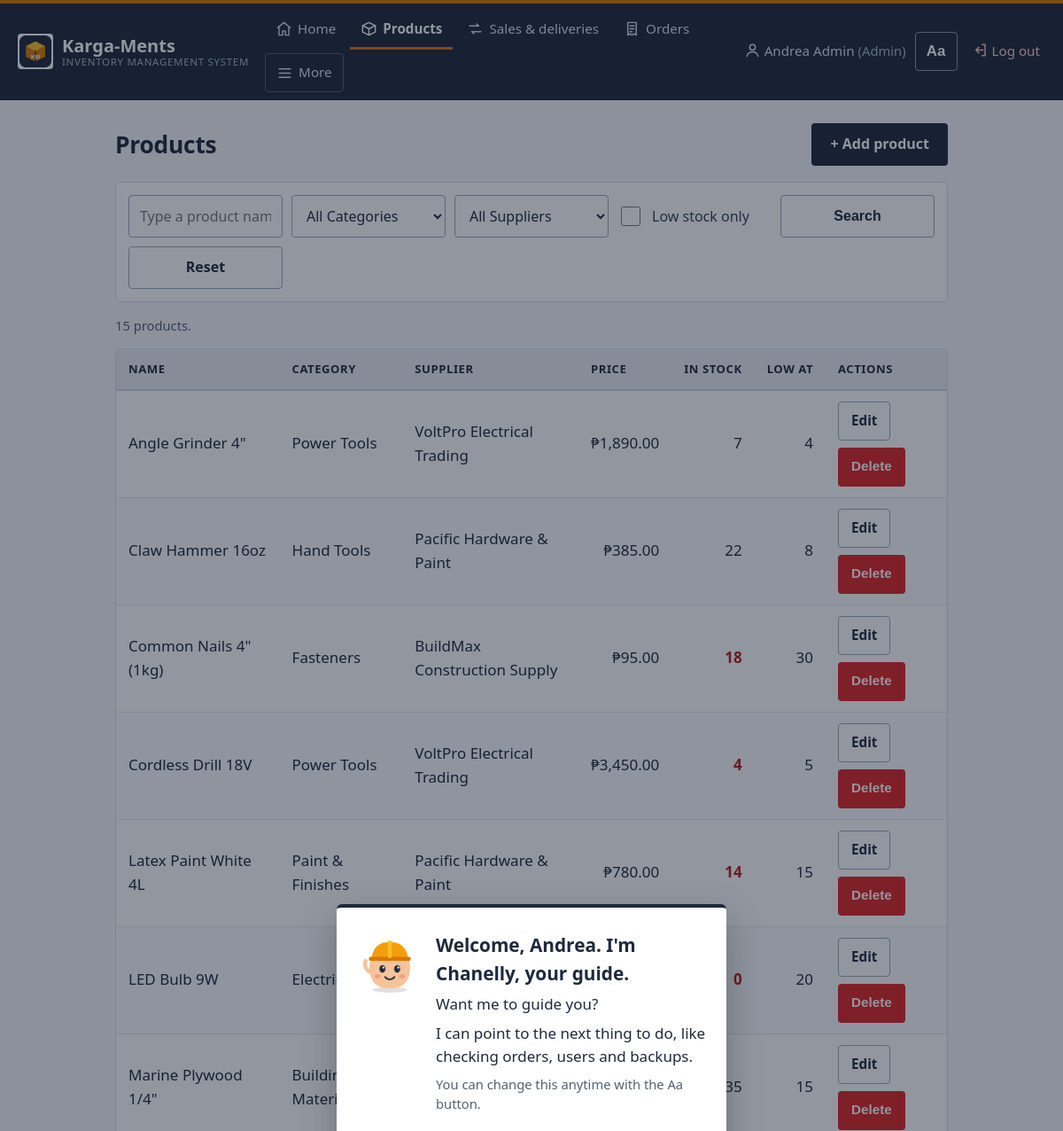
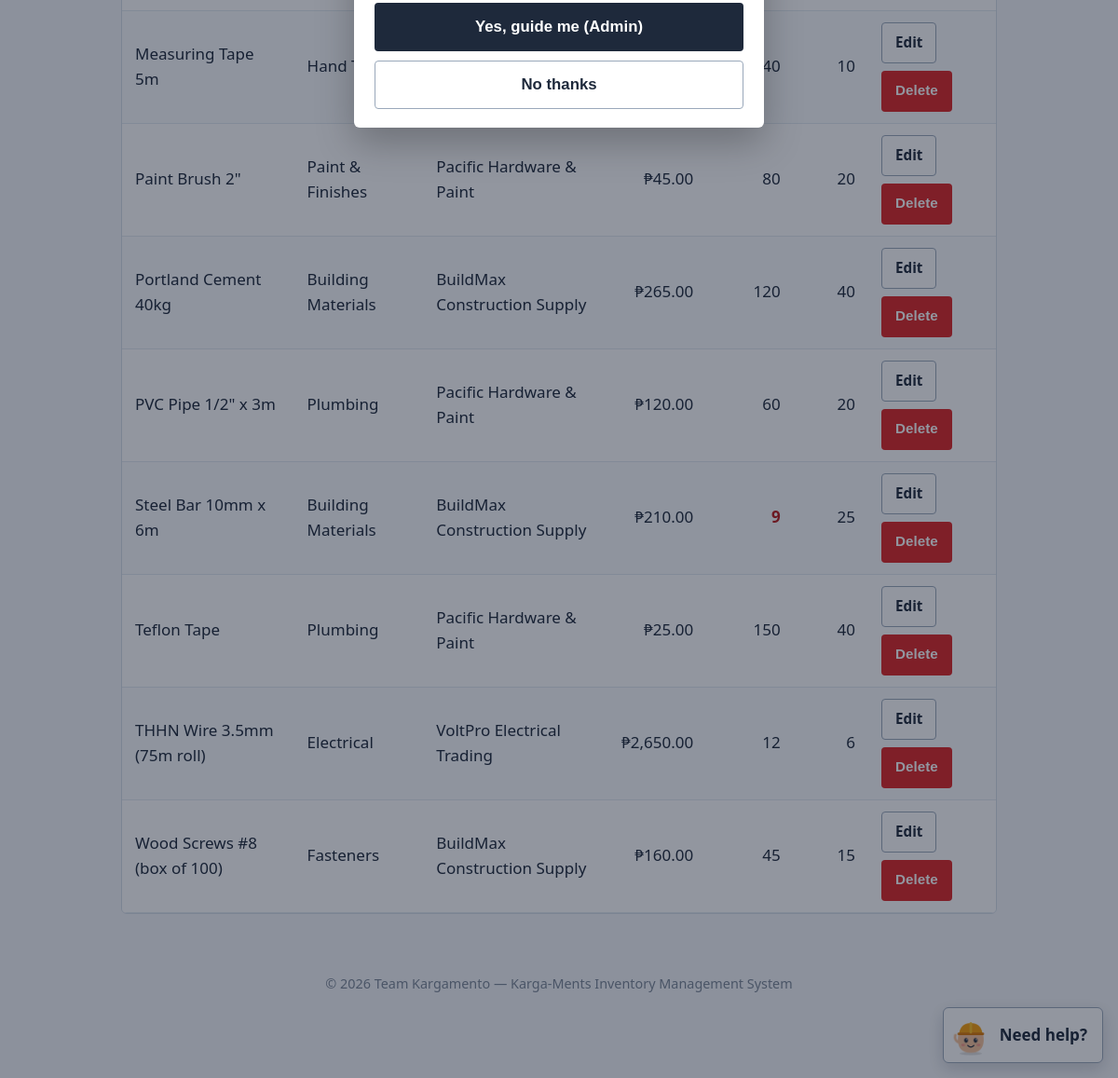
The page /products/list.php (signed in) on the database its author committed (2 pictures, top to bottom).
### tables this page shows
CREATE TABLE Product (
    ProductID    INT AUTO_INCREMENT PRIMARY KEY,
    Name         VARCHAR(255) NOT NULL,
    CategoryID   INT NOT NULL,
    SupplierID   INT NOT NULL,
    UnitPrice    NUMERIC(19,2) NOT NULL DEFAULT 0,
    Quantity     INT NOT NULL DEFAULT 0,
    MinThreshold INT NOT NULL DEFAULT 0,
    CONSTRAINT fk_product_category FOREIGN KEY (CategoryID) REFERENCES Category(CategoryID),
    CONSTRAINT fk_product_supplier FOREIGN KEY (SupplierID) REFERENCES Supplier(SupplierID)
);

CREATE TABLE Category (
    CategoryID   INT AUTO_INCREMENT PRIMARY KEY,
    CategoryName VARCHAR(255) NOT NULL
);

CREATE TABLE Supplier (
    SupplierID  INT AUTO_INCREMENT PRIMARY KEY,
    Name        VARCHAR(255) NOT NULL,
    ContactInfo VARCHAR(255),
    Address     VARCHAR(255)
);

### public_html/config/config.php (called while the page is built, shortened)
<?php
if (!function_exists('url')) {
    function url(string $path = ''): string
    {
        return BASE_URL . '/' . ltrim($path, '/');
    }
}
if (!function_exists('e')) {
    function e($value): string
    {
        return htmlspecialchars((string)$value, ENT_QUOTES, 'UTF-8');
    }
}
if (!function_exists('asset')) {
    function asset(string $path): string
    {
        $file = __DIR__ . '/../' . ltrim($path, '/');
        $v    = APP_VERSION . (is_file($file) ? '-' . filemtime($file) : '');
        return url($path) . '?v=' . rawurlencode($v);
    }
}
if (!function_exists('current_script_rel')) {
    function current_script_rel(): string
    {
        $script = str_replace('\\', '/', $_SERVER['SCRIPT_NAME'] ?? '');
        if (BASE_URL !== '' && stripos($script, BASE_URL . '/') === 0) {
            $script = substr($script, strlen(BASE_URL));
        }
        return ltrim($script, '/');
    }
}

### public_html/includes/auth_check.php (called while the page is built, shortened)
<?php
require_once __DIR__ . '/../config/config.php';
if (!function_exists('has_role')) {
    function has_role(array $roles): bool
    {
        return in_array($_SESSION['role'] ?? '', $roles, true);
    }
}

### public_html/products/list.php (the view, shortened to what this page needs)
<?php
require_once __DIR__ . '/../includes/auth_check.php';
$q          = trim($_GET['q'] ?? '');
$categoryId = ctype_digit((string)($_GET['category_id'] ?? '')) ? (int)$_GET['category_id'] : 0;
$supplierId = ctype_digit((string)($_GET['supplier_id'] ?? '')) ? (int)$_GET['supplier_id'] : 0;
$lowOnly    = ($_GET['low'] ?? '') === '1';
$where  = [];
$params = [];
$sql = "SELECT p.*, c.CategoryName, s.Name AS SupplierName
        FROM Product p
        JOIN Category c ON p.CategoryID = c.CategoryID
        JOIN Supplier s ON p.SupplierID = s.SupplierID"
     . ($where ? ' WHERE ' . implode(' AND ', $where) : '')
     . " ORDER BY p.Name";
$stmt = $pdo->prepare($sql);
$stmt->execute($params);
$products = $stmt->fetchAll();
$canEdit   = has_role(['Admin', 'Manager']);
$filtering = ($q !== '' || $categoryId > 0 || $supplierId > 0 || $lowOnly);
require_once __DIR__ . '/../includes/header.php';
?>
<div class="page-header">
    <h1>Products</h1>
    <a class="btn" href="<?= e(url('products/add.php')) ?>">+ Add product</a>
</div>
<form class="search-bar" method="GET" action="<?= e(url('products/list.php')) ?>">
    <input type="text" name="q" placeholder="Type a product name…" aria-label="Product name" value="<?= e($q) ?>">
    <select name="category_id" aria-label="Category">
        <option value="">All Categories</option>
    </select>
    <select name="supplier_id" aria-label="Supplier">
        <option value="">All Suppliers</option>
    </select>
    <label class="check-label"><input type="checkbox" name="low" value="1" <?= $lowOnly ? 'checked' : '' ?>> Low stock only</label>
    <button class="btn btn-secondary" type="submit">Search</button>
    <a class="btn btn-secondary" href="<?= e(url('products/list.php')) ?>">Reset</a>
</form>
<p class="text-muted"><?= count($products) ?> product<?= count($products) === 1 ? '' : 's' ?><?= $filtering ? ' match your search' : '' ?>.</p>
<?php if (count($products) === 0): ?>
    <div class="empty-state">No products match. Try fewer words, or tap Reset.</div>
<?php else: ?>
    <div class="table-wrap">
    <table class="data-table">
        <thead>
            <tr>
                <th>Name</th><th class="km-extra">Category</th><th class="km-extra">Supplier</th>
                <th>Price</th><th>In stock</th><th class="km-extra">Low at</th><th>Actions</th>
            </tr>
        </thead>
        <tbody>
            <?php foreach ($products as $p): ?>
                <?php $isLow = (int)$p['Quantity'] <= (int)$p['MinThreshold']; ?>
                <tr>
                    <td><?= e($p['Name']) ?></td>
                    <td class="km-extra"><?= e($p['CategoryName']) ?></td>
                    <td class="km-extra"><?= e($p['SupplierName']) ?></td>
                    <td class="num">₱<?= number_format((float)$p['UnitPrice'], 2) ?></td>
                    <td class="num <?= $isLow ? 'low-stock' : '' ?>"><?= (int)$p['Quantity'] ?></td>
                    <td class="num km-extra"><?= (int)$p['MinThreshold'] ?></td>
                    <td>
                        <?php if ($canEdit): ?>
                            <div class="actions">
                                <a class="btn btn-sm btn-secondary" href="<?= e(url('products/edit.php?id=' . (int)$p['ProductID'])) ?>">Edit</a>
                                <form method="post" action="<?= e(url('products/delete.php')) ?>" class="inline-form"
                                      data-confirm-title="Delete this product?" data-confirm="&quot;<?= e($p['Name']) ?>&quot; will be removed for good. This cannot be undone." data-confirm-yes="Yes, delete it">
                                    <button type="submit" class="btn btn-sm btn-danger">Delete</button>
                                </form>
                            </div>
                        <?php else: ?>
                            &mdash;
                        <?php endif; ?>
                    </td>
                </tr>
            <?php endforeach; ?>
        </tbody>
    </table>
    </div>
<?php endif; ?>
<?php require_once __DIR__ . '/../includes/footer.php'; ?>

### public_html/includes/header.php (shortened to what this page needs)
<?php
require_once __DIR__ . '/../config/config.php';
require_once __DIR__ . '/icons.php';
$role    = $_SESSION['role'] ?? '';
$kmPage  = current_script_rel();
$kmNav = [];
if ($role === 'Supplier') {
    $kmNav[] = ['supplier_portal/dashboard.php', 'home', 'My home', ['supplier_portal/dashboard.php'], true, 'nav-home'];
    $kmNav[] = ['supplier_portal/submit.php', 'send', 'Send an update', ['supplier_portal/submit.php'], true, 'nav-submit'];
} elseif ($role !== '') {
    $isMgr = in_array($role, ['Admin', 'Manager'], true);
    $kmNav[] = ['index.php', 'home', 'Home', ['index.php'], true, 'nav-home'];
    $kmNav[] = ['products/list.php', 'box', 'Products', ['products/'], true, 'nav-products'];
    $kmNav[] = ['stock/transaction_history.php', 'swap', 'Sales & deliveries', ['stock/'], true, 'nav-stock', 'Stock'];
    if ($isMgr) {
        $kmNav[] = ['purchase_orders/view_orders.php', 'receipt', 'Orders', ['purchase_orders/'], true, 'nav-orders'];
        $kmNav[] = ['suppliers/review_submissions.php', 'inbox', 'Supplier updates', ['suppliers/review_submissions.php'], false, 'nav-review'];
    }
    $kmNav[] = ['categories/list.php', 'tag', 'Categories', ['categories/'], false, 'nav-categories'];
    $kmNav[] = ['suppliers/list.php', 'truck', 'Suppliers', ['suppliers/list.php', 'suppliers/add.php', 'suppliers/edit.php', 'suppliers/delete.php'], false, 'nav-suppliers'];
    if ($isMgr) {
        $kmNav[] = ['reports/low_stock_report.php', 'chart', 'Reports', ['reports/low_stock_report.php', 'reports/stock_levels_report.php', 'reports/sales_history_report.php'], false, 'nav-reports'];
    }
    if ($role === 'Admin') {
        $kmNav[] = ['users/list.php', 'users', 'Users', ['users/'], false, 'nav-users'];
        $kmNav[] = ['reports/audit_log_report.php', 'list', 'Activity log', ['reports/audit_log_report.php'], false, 'nav-audit'];
        $kmNav[] = ['admin/backup.php', 'save', 'Backup', ['admin/'], false, 'nav-backup'];
    }
}
if (!function_exists('km_nav_active')) {
    function km_nav_active(array $matches, string $current): bool
    {
        foreach ($matches as $m) {
            if (strpos($current, $m) === 0) return true;
        }
        return false;
    }
}
?>
<!DOCTYPE html>
<html lang="en">
<head>
    <link rel="stylesheet" href="<?= e(asset('assets/css/style.css')) ?>">
</head>
<body class="km-role-<?= e(strtolower($role ?: 'guest')) ?>">
<header class="topbar">
    <a class="brand" href="<?= e(url('index.php')) ?>">
        <img src="<?= e(asset('assets/img/logo.png')) ?>" alt="" class="brand-logo">
        <span class="brand-text">Karga-Ments<small>Inventory Management System</small></span>
    </a>
    <nav class="km-nav" aria-label="Main menu">
        <?php $kmHidden = false; foreach ($kmNav as $n):
            if (!$n[4]) { $kmHidden = $kmHidden || km_nav_active($n[3], $kmPage); continue; } ?>
            <a href="<?= e(url($n[0])) ?>" data-km="<?= e($n[5]) ?>"<?= km_nav_active($n[3], $kmPage) ? ' class="active" aria-current="page"' : '' ?>>
                <?= km_icon($n[1]) ?><?= e($n[2]) ?>
            </a>
        <?php endforeach; ?>
        <?php if (count($kmNav) > count(array_filter($kmNav, fn($n) => $n[4]))): ?>
            <button type="button" class="km-nav-more<?= $kmHidden ? ' active' : '' ?>" data-km-more aria-haspopup="dialog" aria-controls="km-more">
                <?= km_icon('menu') ?>More
            </button>
        <?php endif; ?>
    </nav>
    <div class="user-info">
        <span class="km-who" title="<?= e($role) ?>"><?= km_icon('user') ?> <?= e($_SESSION['full_name'] ?? '') ?> <small>(<?= e($role) ?>)</small></span>
        <button type="button" class="km-aa-btn" id="km-aa-btn" aria-haspopup="dialog" aria-controls="km-aa-panel" title="Text size and display">Aa</button>
        <form method="post" action="<?= e(url('auth/logout.php')) ?>" class="inline-form km-logout"><?= csrf_field() ?><button type="submit" class="link-button"><?= km_icon('logout') ?> Log out</button></form>
    </div>
</header>
<main class="content" id="km-main">

### public_html/includes/icons.php
<?php
if (!function_exists('km_icon')) {
    function km_icon(string $name, string $class = 'km-svg'): string
    {
        static $paths = [
            'home'     => '<path d="M3 10.5 12 3l9 7.5"/><path d="M5 9.5V21h5v-6h4v6h5V9.5"/>',
            'box'      => '<path d="M3 7.5 12 3l9 4.5v9L12 21l-9-4.5z"/><path d="M3 7.5 12 12l9-4.5M12 12v9"/>',
            'swap'     => '<path d="M4 8h13l-3-3M20 16H7l3 3"/>',
            'receipt'  => '<path d="M6 3h12v18l-3-2-3 2-3-2-3 2z"/><path d="M9 8h6M9 12h6M9 16h3"/>',
            'inbox'    => '<path d="M3 13h5l1.5 3h5L16 13h5"/><path d="M5 5h14l2 8v6H3v-6z"/>',
            'send'     => '<path d="M21 3 10 14"/><path d="M21 3 14 21l-4-7-7-4z"/>',
            'tag'      => '<path d="M3 3h8l10 10-8 8L3 11z"/><circle cx="7.5" cy="7.5" r="1.5"/>',
            'truck'    => '<path d="M2 6h11v10H2zM13 10h4l4 4v2h-8z"/><circle cx="6" cy="18" r="2"/><circle cx="17" cy="18" r="2"/>',
            'chart'    => '<path d="M4 20V4M4 20h16"/><path d="M8 16v-5M12 16V8M16 16v-3"/>',
            'users'    => '<circle cx="9" cy="8" r="3.5"/><path d="M2.5 20c.8-3.6 3.4-5.5 6.5-5.5s5.7 1.9 6.5 5.5"/><path d="M16 4.6a3.5 3.5 0 0 1 0 6.8M18 14.8c1.8.7 3 2.3 3.5 5.2"/>',
            'list'     => '<path d="M9 6h12M9 12h12M9 18h12"/><path d="M4 6h.01M4 12h.01M4 18h.01"/>',
            'save'     => '<path d="M4 4h13l3 3v13H4z"/><path d="M8 4v5h8V4M8 20v-6h8v6"/>',
            'menu'     => '<path d="M4 6h16M4 12h16M4 18h16"/>',
            'user'     => '<circle cx="12" cy="8" r="4"/><path d="M4 21c1-4.2 4.2-6.5 8-6.5s7 2.3 8 6.5"/>',
            'logout'   => '<path d="M15 4h4v16h-4"/><path d="M10 8l-4 4 4 4M6 12h10"/>',
            'cart'     => '<path d="M3 4h2.5l2.2 11h10.5L21 7H6.3"/><circle cx="9" cy="19.5" r="1.5"/><circle cx="17" cy="19.5" r="1.5"/>',
            'download' => '<path d="M12 4v11M7 10.5l5 5 5-5"/><path d="M4 20h16"/>',
            'search'   => '<circle cx="11" cy="11" r="6.5"/><path d="m16 16 4.5 4.5"/>',
            'alert'    => '<path d="M12 3 2 20h20z"/><path d="M12 10v4M12 17h.01"/>',
            'clock'    => '<circle cx="12" cy="12" r="8.5"/><path d="M12 7.5V12l3 2"/>',
            'check'    => '<path d="m5 12.5 4.5 4.5L19 7.5"/>',
            'close'    => '<path d="M6 6l12 12M18 6 6 18"/>',
        ];
        $p = $paths[$name] ?? $paths['box'];
        return '<svg class="' . htmlspecialchars($class, ENT_QUOTES) . '" viewBox="0 0 24 24" width="24" height="24" fill="none" stroke="currentColor" stroke-width="1.8" stroke-linecap="round" stroke-linejoin="round" aria-hidden="true" focusable="false">' . $p . '</svg>';
    }
}

### public_html/includes/footer.php
</main>
<footer class="footer">
    &copy; <?= date('Y') ?> Team Kargamento — Karga-Ments Inventory Management System
</footer>
<button type="button" class="km-help-btn" id="km-help-btn" aria-haspopup="dialog">
    <img src="<?= e(asset('assets/img/chanelly.png')) ?>" alt="">
    <span>Need help?</span>
</button>
</body>
</html>

### rows shown on the page
product: Name "Angle Grinder 4\"", CategoryID.CategoryName "Power Tools", SupplierID.Name "VoltPro Electrical Trading", UnitPrice "1,890.00", Quantity "7", MinThreshold "4"
product: Name "Claw Hammer 16oz", CategoryID.CategoryName "Hand Tools", SupplierID.Name "Pacific Hardware & Paint", UnitPrice "385.00", Quantity "22", MinThreshold "8"
product: Name "Common Nails 4\" (1kg)", CategoryID.CategoryName "Fasteners", SupplierID.Name "BuildMax Construction Supply", UnitPrice "95.00", Quantity "18", MinThreshold "30"
product: Name "Cordless Drill 18V", CategoryID.CategoryName "Power Tools", SupplierID.Name "VoltPro Electrical Trading", UnitPrice "3,450.00", Quantity "4", MinThreshold "5"
product: Name "Latex Paint White 4L", CategoryID.CategoryName "Paint & Finishes", SupplierID.Name "Pacific Hardware & Paint", UnitPrice "780.00", Quantity "14", MinThreshold "15"
product: Name "LED Bulb 9W", CategoryID.CategoryName "Electrical", Quantity "0", MinThreshold "20"
product: Name "Marine Plywood 1/4\"", CategoryID.CategoryName "Building Materials", Quantity "35", MinThreshold "15"
product: Name "Measuring Tape 5m", CategoryID.CategoryName "Hand Tools", Quantity "40", MinThreshold "10"
product: Name "Paint Brush 2\"", CategoryID.CategoryName "Paint & Finishes", SupplierID.Name "Pacific Hardware & Paint", UnitPrice "45.00", Quantity "80", MinThreshold "20"
product: Name "Portland Cement 40kg", CategoryID.CategoryName "Building Materials", SupplierID.Name "BuildMax Construction Supply", UnitPrice "265.00", Quantity "120", MinThreshold "40"
product: Name "PVC Pipe 1/2\" x 3m", CategoryID.CategoryName "Plumbing", SupplierID.Name "Pacific Hardware & Paint", UnitPrice "120.00", Quantity "60", MinThreshold "20"
product: Name "Steel Bar 10mm x 6m", CategoryID.CategoryName "Building Materials", SupplierID.Name "BuildMax Construction Supply", UnitPrice "210.00", Quantity "9", MinThreshold "25"
product: Name "Teflon Tape", CategoryID.CategoryName "Plumbing", SupplierID.Name "Pacific Hardware & Paint", UnitPrice "25.00", Quantity "150", MinThreshold "40"
product: Name "THHN Wire 3.5mm (75m roll)", CategoryID.CategoryName "Electrical", SupplierID.Name "VoltPro Electrical Trading", UnitPrice "2,650.00", Quantity "12", MinThreshold "6"
product: Name "Wood Screws #8 (box of 100)", CategoryID.CategoryName "Fasteners", SupplierID.Name "BuildMax Construction Supply", UnitPrice "160.00", Quantity "45", MinThreshold "15"

### other values the page prints
$n[2] "Home"
$n[2] "Products"
$n[2] "Sales & deliveries"
$n[2] "Orders"
$_SESSION['full_name'] "Andrea Admin"
$role "Admin"
count($products) "15"
